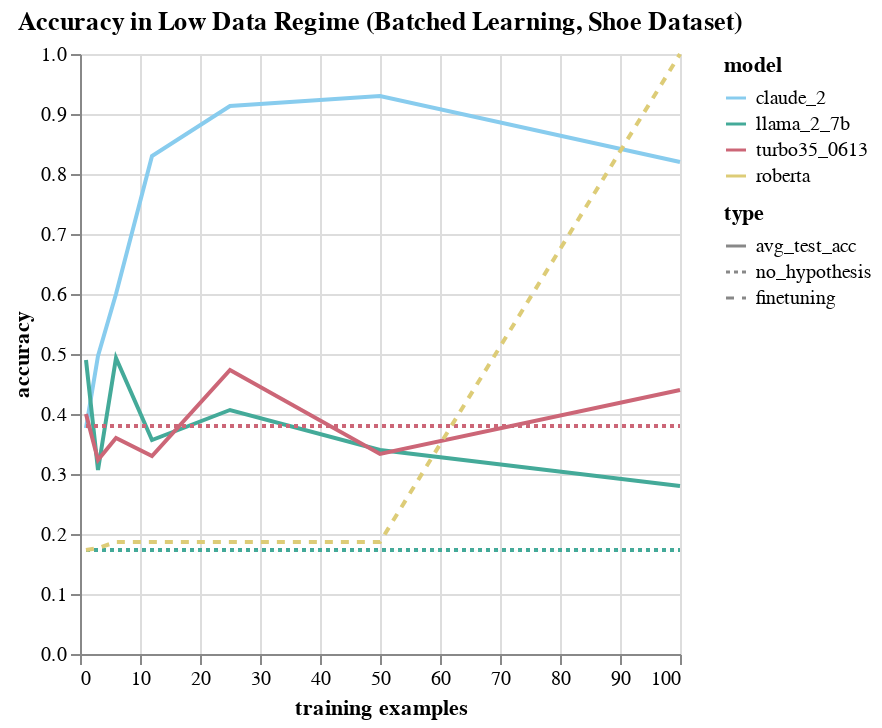

Notebook cell for this chart:
### Code cell
# plot with altair
# plot claude results in dashed line and llama results in solid line
# plot test acc, max train acc, and mean train acc in different colors
# plot train size on x-axis

claude_test_acc = pd.DataFrame({
    'training examples': train_size,
    'accuracy': [t[1] for t in data['claude_2']['avg_test_acc']],
    'type': 'avg_test_acc',
    'model': 'claude_2',
})

llama_test_acc = pd.DataFrame({
    'training examples': train_size,
    'accuracy': [t[1] for t in data['llama_2_7b']['avg_test_acc']],
    'type': 'avg_test_acc',
    'model': 'llama_2_7b',
})

turbo_test_acc = pd.DataFrame({
    'training examples': train_size,
    'accuracy': [t[1] for t in data['turbo35_0613']['avg_test_acc']],
    'type': 'avg_test_acc',
    'model': 'turbo35_0613',
})

claude_baseline = pd.DataFrame({
    'training examples': train_size,
    'accuracy': [baseline_data['claude_2']] * len(train_size),
    'type': 'no_hypothesis',
    'model': 'claude_2',
})

llama_baseline = pd.DataFrame({
    'training examples': train_size,
    'accuracy': [baseline_data['llama_2_7b']] * len(train_size),
    'type': 'no_hypothesis',
    'model': 'llama_2_7b',
})

turbo_baseline = pd.DataFrame({
    'training examples': train_size,
    'accuracy': [baseline_data['turbo35_0613']] * len(train_size),
    'type': 'no_hypothesis',
    'model': 'turbo35_0613',
})

roberta_baseline = pd.DataFrame({
    'training examples': train_size,
    'accuracy': [0.17333333333333334,
 0.17666666666666667,
 0.18666666666666668,
 0.18666666666666668,
 0.18666666666666668,
 0.18666666666666668,
 1.0],
    'type': 'finetuning',
    'model': 'roberta',
})

# Concatenate the data into a single DataFrame
plot_data = pd.concat([
        claude_test_acc,
        llama_test_acc,
        turbo_test_acc,
        claude_baseline,
        llama_baseline,
        turbo_baseline,
        roberta_baseline
        ], 
    ignore_index=True)

# Create Altair chart with color encoding
chart = alt.Chart(plot_data).mark_line().encode(
        x='training examples',
        y='accuracy',
        color=alt.Color('model:N', scale=alt.Scale(
            domain = ['claude_2', 'llama_2_7b', 'turbo35_0613', 'roberta'],
            range = ['#88CCEE', '#44AA99', '#CC6677', '#DDCC77']
        )),
        strokeDash=alt.StrokeDash('type:N', scale=alt.Scale(
            domain = ['avg_test_acc', 'no_hypothesis', 'finetuning'],
            range = [[0,0], [2,2], [4, 4]]
        )),
    ).properties(
        title='Accuracy in Low Data Regime (Batched Learning, Shoe Dataset)',
    )

chart.configure_title(
    fontSize=20,
    font='Courier',
    anchor='start',
    color='gray'
)

# Display the chart
chart

### Figure 1 — Vega-Lite specification as saved in the notebook (floating-point values rounded to 4 significant figures)
{"config": {"view": {"continuousWidth": 300, "continuousHeight": 300}}, "data": {"name": "data-22c8fca5ccd2824d0e3147bcca69aec1"}, "mark": {"type": "line"}, "encoding": {"color": {"field": "model", "scale": {"domain": ["claude_2", "llama_2_7b", "turbo35_0613", "roberta"], "range": ["#88CCEE", "#44AA99", "#CC6677", "#DDCC77"]}, "type": "nominal"}, "strokeDash": {"field": "type", "scale": {"domain": ["avg_test_acc", "no_hypothesis", "finetuning"], "range": [[0, 0], [2, 2], [4, 4]]}, "type": "nominal"}, "x": {"field": "training examples", "type": "quantitative"}, "y": {"field": "accuracy", "type": "quantitative"}}, "title": "Accuracy in Low Data Regime (Batched Learning, Shoe Dataset)", "$schema": "https://vega.github.io/schema/vega-lite/v5.8.0.json", "datasets": {"data-22c8fca5ccd2824d0e3147bcca69aec1": [{"training examples": 1, "accuracy": 0.3767, "type": "avg_test_acc", "model": "claude_2"}, {"training examples": 3, "accuracy": 0.4967, "type": "avg_test_acc", "model": "claude_2"}, {"training examples": 6, "accuracy": 0.6, "type": "avg_test_acc", "model": "claude_2"}, {"training examples": 12, "accuracy": 0.83, "type": "avg_test_acc", "model": "claude_2"}, {"training examples": 25, "accuracy": 0.9133, "type": "avg_test_acc", "model": "claude_2"}, {"training examples": 50, "accuracy": 0.93, "type": "avg_test_acc", "model": "claude_2"}, {"training examples": 100, "accuracy": 0.82, "type": "avg_test_acc", "model": "claude_2"}, {"training examples": 1, "accuracy": 0.49, "type": "avg_test_acc", "model": "llama_2_7b"}, {"training examples": 3, "accuracy": 0.3067, "type": "avg_test_acc", "model": "llama_2_7b"}, {"training examples": 6, "accuracy": 0.4933, "type": "avg_test_acc", "model": "llama_2_7b"}, {"training examples": 12, "accuracy": 0.3567, "type": "avg_test_acc", "model": "llama_2_7b"}, {"training examples": 25, "accuracy": 0.4067, "type": "avg_test_acc", "model": "llama_2_7b"}, {"training examples": 50, "accuracy": 0.34, "type": "avg_test_acc", "model": "llama_2_7b"}, {"training examples": 100, "accuracy": 0.28, "type": "avg_test_acc", "model": "llama_2_7b"}, {"training examples": 1, "accuracy": 0.4, "type": "avg_test_acc", "model": "turbo35_0613"}, {"training examples": 3, "accuracy": 0.3233, "type": "avg_test_acc", "model": "turbo35_0613"}, {"training examples": 6, "accuracy": 0.36, "type": "avg_test_acc", "model": "turbo35_0613"}, {"training examples": 12, "accuracy": 0.33, "type": "avg_test_acc", "model": "turbo35_0613"}, {"training examples": 25, "accuracy": 0.4733, "type": "avg_test_acc", "model": "turbo35_0613"}, {"training examples": 50, "accuracy": 0.3333, "type": "avg_test_acc", "model": "turbo35_0613"}, {"training examples": 100, "accuracy": 0.44, "type": "avg_test_acc", "model": "turbo35_0613"}, {"training examples": 1, "accuracy": 0.38, "type": "no_hypothesis", "model": "claude_2"}, {"training examples": 3, "accuracy": 0.38, "type": "no_hypothesis", "model": "claude_2"}, {"training examples": 6, "accuracy": 0.38, "type": "no_hypothesis", "model": "claude_2"}, {"training examples": 12, "accuracy": 0.38, "type": "no_hypothesis", "model": "claude_2"}, {"training examples": 25, "accuracy": 0.38, "type": "no_hypothesis", "model": "claude_2"}, {"training examples": 50, "accuracy": 0.38, "type": "no_hypothesis", "model": "claude_2"}, {"training examples": 100, "accuracy": 0.38, "type": "no_hypothesis", "model": "claude_2"}, {"training examples": 1, "accuracy": 0.1733, "type": "no_hypothesis", "model": "llama_2_7b"}, {"training examples": 3, "accuracy": 0.1733, "type": "no_hypothesis", "model": "llama_2_7b"}, {"training examples": 6, "accuracy": 0.1733, "type": "no_hypothesis", "model": "llama_2_7b"}, {"training examples": 12, "accuracy": 0.1733, "type": "no_hypothesis", "model": "llama_2_7b"}, {"training examples": 25, "accuracy": 0.1733, "type": "no_hypothesis", "model": "llama_2_7b"}, {"training examples": 50, "accuracy": 0.1733, "type": "no_hypothesis", "model": "llama_2_7b"}, {"training examples": 100, "accuracy": 0.1733, "type": "no_hypothesis", "model": "llama_2_7b"}, {"training examples": 1, "accuracy": 0.38, "type": "no_hypothesis", "model": "turbo35_0613"}, {"training examples": 3, "accuracy": 0.38, "type": "no_hypothesis", "model": "turbo35_0613"}, {"training examples": 6, "accuracy": 0.38, "type": "no_hypothesis", "model": "turbo35_0613"}, {"training examples": 12, "accuracy": 0.38, "type": "no_hypothesis", "model": "turbo35_0613"}, {"training examples": 25, "accuracy": 0.38, "type": "no_hypothesis", "model": "turbo35_0613"}, {"training examples": 50, "accuracy": 0.38, "type": "no_hypothesis", "model": "turbo35_0613"}, {"training examples": 100, "accuracy": 0.38, "type": "no_hypothesis", "model": "turbo35_0613"}, {"training examples": 1, "accuracy": 0.1733, "type": "finetuning", "model": "roberta"}, {"training examples": 3, "accuracy": 0.1767, "type": "finetuning", "model": "roberta"}, {"training examples": 6, "accuracy": 0.1867, "type": "finetuning", "model": "roberta"}, {"training examples": 12, "accuracy": 0.1867, "type": "finetuning", "model": "roberta"}, {"training examples": 25, "accuracy": 0.1867, "type": "finetuning", "model": "roberta"}, {"training examples": 50, "accuracy": 0.1867, "type": "finetuning", "model": "roberta"}, {"training examples": 100, "accuracy": 1.0, "type": "finetuning", "model": "roberta"}]}}
